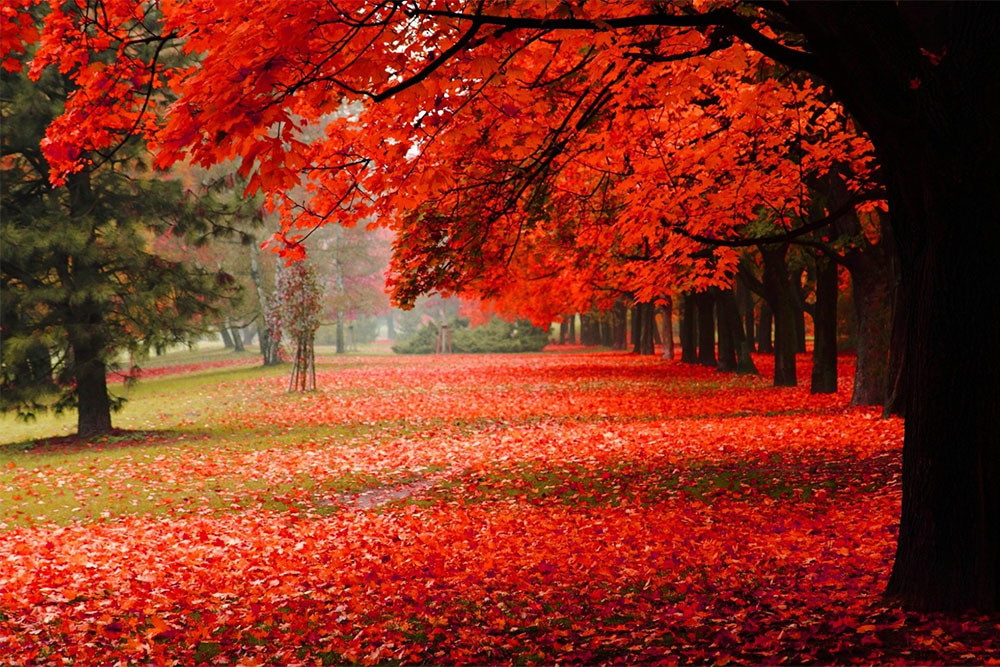
#> input picture Lista06/images/natureza.jpg, 1000 x 667 px, found by its file name
$ python exercicio02.py
#> lines starting #> are read from the running program, lines starting #| are printed output that depends on the picture
from PIL import Image, ImageFilter

# Abrindo imagem original e aplicando Sharpen
def f_sharpen():
    original = Image.open('images/natureza.jpg')
#> original is the input picture: PIL image 1000x667 RGB; mean R, G, B 135.4, 49.4, 30.6
    sharpen = ImageFilter.Kernel((3, 3), (0, -1, 0, -1, 5, -1, 0, -1, 0), 1, 0)
    filtro_sharpen = original.filter(sharpen)
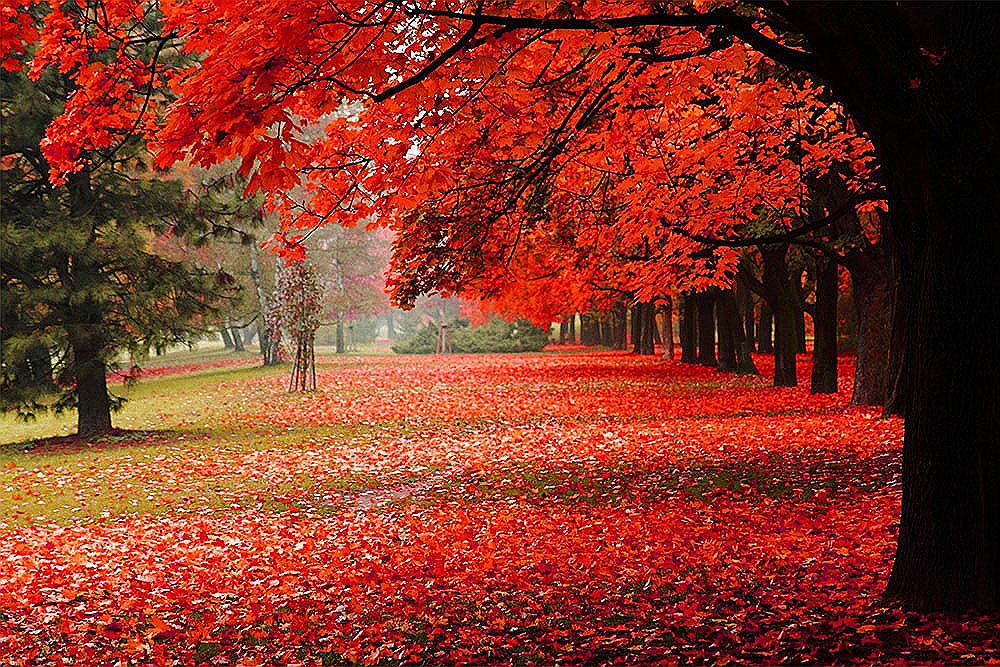
#> filtro_sharpen: PIL image 1000x667 RGB; mean R, G, B 132, 53.8, 36.9
    filtro_sharpen.save('images/filtro_sharpen.jpeg')
    print('\nFiltro sharpen aplicado.')

# Abrindo imagem sharpen criada e aplicando nela o filtro mediana
def boxBlur():
    original = Image.open('images/filtro_sharpen.jpeg')
    mediana = ImageFilter.Kernel((3, 3), (1/9, 1/9, 1/9, 1/9, 1/9, 1/9, 1/9, 1/9, 1/9), 1, 0)
    filtro_sharpen_mediana = original.filter(mediana)
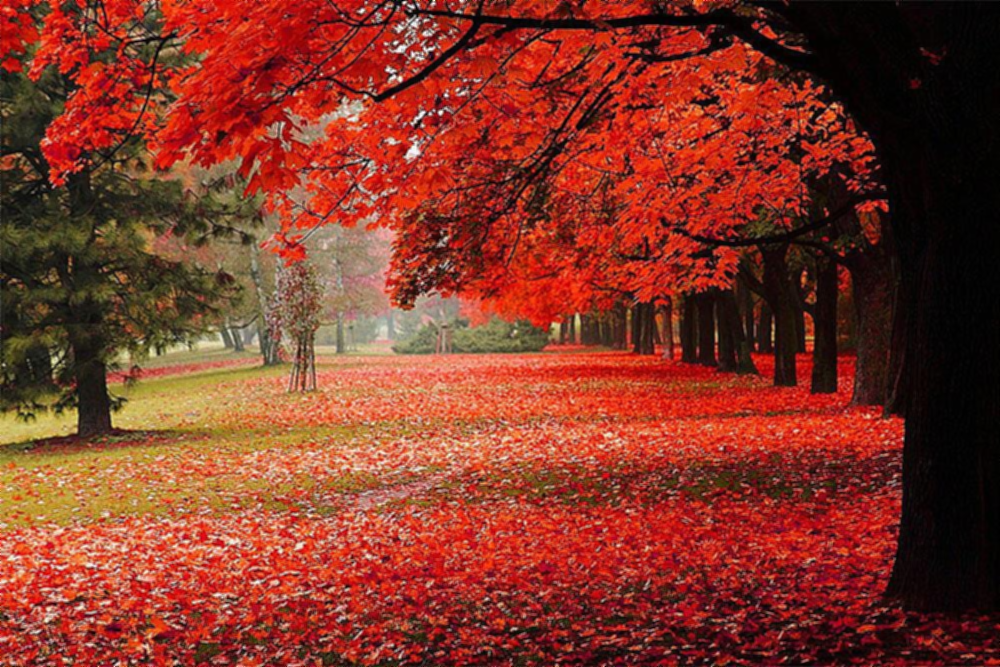
#> filtro_sharpen_mediana: PIL image 1000x667 RGB; mean R, G, B 130.5, 55, 39.5
    filtro_sharpen_mediana.save('images/filtro_sharpen_mediana.jpeg')
    print('\nMediana aplicado sobre a imagem com sharpen.\n')

if __name__ == "__main__":

    f_sharpen()
    boxBlur()
